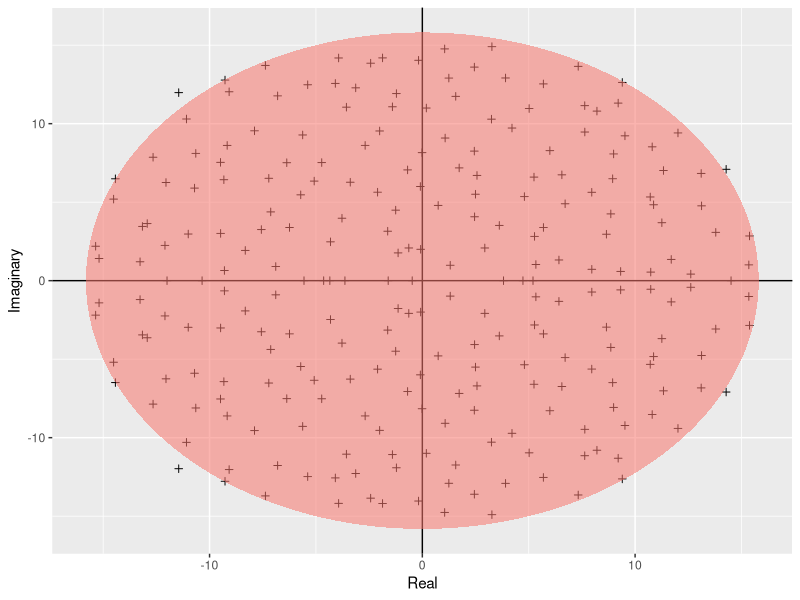

Generate this figure with R: (Note: this script raises an error after producing the figure.)
#!/usr/bin/env Rscript
# Author: Joseph Palmer <Joseph.Palmer18@imperial.ac.uk>
# Date: October 2018
# Desc: Girko.R Exercise - plots a simulation of girko's law

# clear environment
rm(list=ls())

# Load required packages #


# clear workspace
rm(list=ls())

# load required lbraries
require(ggplot2)

# Build a function object that will calculate the ellipse (the perdicted bounds of the eigenvalues):
build_ellipse <- function(hradius, vradius){ # function that returns an ellipse
  npoints = 250
  a <- seq(0, 2 * pi, length = npoints + 1)
  x <- hradius * cos(a)
  y <- vradius * sin(a)  
  return(data.frame(x = x, y = y))
}
N <- 250 # Assign size of the matrix

M <- matrix(rnorm(N * N), N, N) # Build the matrix

eigvals <- eigen(M)$values # Find the eigenvalues

eigDF <- data.frame("Real" = Re(eigvals), "Imaginary" = Im(eigvals)) # Build a dataframe

my_radius <- sqrt(N) # The radius of the circle is sqrt(N)

ellDF <- build_ellipse(my_radius, my_radius) # Dataframe to plot the ellipse

names(ellDF) <- c("Real", "Imaginary") # rename the columns

# plot the eigenvalues
p <- ggplot(eigDF, aes(x = Real, y = Imaginary))
p <- p +
  geom_point(shape = I(3)) +
  theme(legend.position = "none")

# now add the vertical and horizontal line
p <- p + geom_hline(aes(yintercept = 0))
p <- p + geom_vline(aes(xintercept = 0))

# finally, add the ellipse
p <- p + geom_polygon(data = ellDF, aes(x = Real, y = Imaginary, alpha = 1/20, fill = "red"))
p
# save the plot as Girko.pdf in results
pdf("../Results/Girko.pdf")
p
dev.off()

